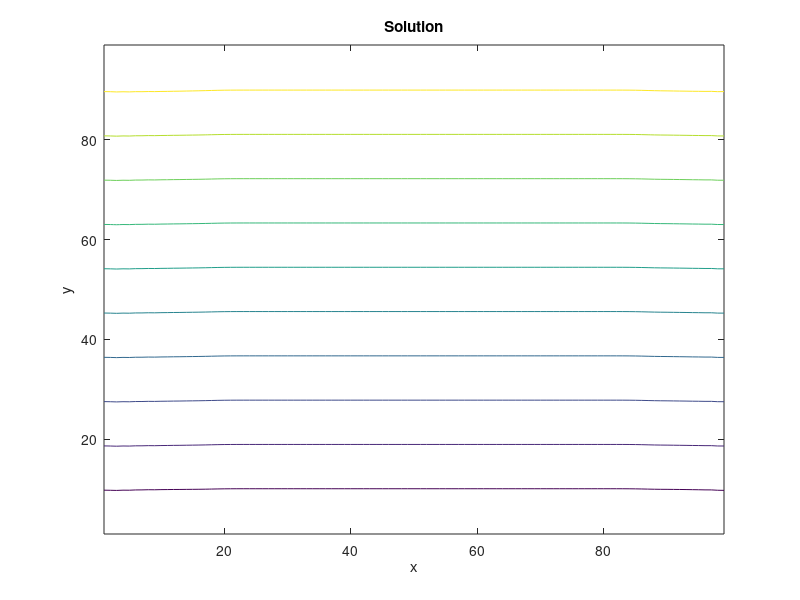

The MATLAB source for this figure:
clear;close all;clc;

% D2Q9 solver
% Simple channel.
% West: fixed-velocity inlet
% North: wall
% South: wall 
% East: fixed-velocity outlet.

addpath basic
addpath post

% Numerical input parameters.
nodes = [100, 100]; % x nodes, y nodes.
dh = 1; % dh = dx = dy.
timesteps = 30;
dt = 1; % timestep.

% Physical input parameters.
u0 = 0.1;
rho0 = 5;
alpha = 0.01;
Re = u0*nodes(1)/alpha;
disp(['Reynolds number: ' num2str(Re)]);

% Lattice link constants.
w = zeros(9,1);
w(1) = 4/9;
w(2:5) = 1/9;
w(6:9) = 1/36;
c = zeros(9,2);
c(1,:) = [0, 0];
c(2,:) = [1, 0];
c(3,:) = [0, 1];
c(4,:) = [-1, 0];
c(5,:) = [0, -1];
c(6,:) = [1, 1];
c(7,:) = [-1, 1];
c(8,:) = [-1, -1];
c(9,:) = [1, -1];

% Derived inputs.
omega = 1 / ( 3*alpha + 0.5 );

% Initialize.
rho = rho0*ones(nodes(2),nodes(1));
u = u0*ones(nodes(2),nodes(1));
v = zeros(nodes(2),nodes(1));
f = zeros(nodes(2),nodes(1),9);
feq = zeros(nodes(2),nodes(1),9);
% Wall BCs.
u(1,:) = 0;
v(1,:) = 0;
u(end,:) = 0;
v(end,:) = 0;

% Main loop.
reconstruction_time = 0;
collision_time = 0;
streaming_time = 0;
bc_time = 0;
for iter = 1:timesteps
    disp(['Running timestep ' num2str(iter)]);
    % Collision.
    tic;
    t1 = u.*u + v.*v;
    for k = 1:9
        t2 = c(k,1)*u + c(k,2)*v;
        feq(:,:,k) = w(k)*rho.*(1 + 3*t2 + 4.5*t2.^2 - 1.5*t1);
        f(:,:,k) = omega*feq(:,:,k)+(1-omega)*f(:,:,k);
    end
    collision_time = collision_time + toc;
    % Streaming.
    tic;
    f(:,2:end,2) = f(:,1:end-1,2); % East vector.
    f(2:end,:,3) = f(1:end-1,:,3); % North vector.
    f(:,1:end-1,4) = f(:,2:end,4); % West vector.
    f(1:end-1,:,5) = f(2:end,:,5); % South vector.
    f(2:end,2:end,6) = f(1:end-1,1:end-1,6); % Northeast vector.
    f(2:end,1:end-1,7) = f(1:end-1,2:end,7); % Northwest vector.
    f(1:end-1,1:end-1,8) = f(2:end,2:end,8); % Southwest vector.
    f(1:end-1,2:end,9) = f(2:end,1:end-1,9); % Southeast vector.
    streaming_time = streaming_time + toc;
    % BC.
    tic;
    % Only horizontal velocity.
    rho_west = ( 1 / ( 1 - u0 ) ) * ...
        ( f(2:end-1,1,1) + f(2:end-1,1,3) + f(2:end-1,1,5) + ...
        2*( f(2:end-1,1,4) + f(2:end-1,1,7) + f(2:end-1,1,8) ) );
    f(2:end-1,1,2) = f(2:end-1,1,4) + 2 / 3 * u0 * rho_west; % West inlet.
    f(2:end-1,1,6) = f(2:end-1,1,8) + u0 / 6 * rho_west; % West inlet.
    f(2:end-1,1,9) = f(2:end-1,1,7) + u0 / 6 * rho_west; % West inlet.
    rho_east = ( 1 / ( 1 + u0 ) ) * ...
        ( f(2:end-1,end,1) + f(2:end-1,end,3) + f(2:end-1,end,5) + ...
        2*( f(2:end-1,end,2) + f(2:end-1,end,6) + f(2:end-1,end,9) ) );
    f(2:end-1,end,4) = f(2:end-1,end,2) - 2/3*u0 * rho_east; % East inlet.
    f(2:end-1,end,8) = f(2:end-1,end,6) - u0/6 * rho_east; % East inlet.
    f(2:end-1,end,7) = f(2:end-1,end,9) - u0/6 * rho_east; % East inlet.
    f(1,:,3) = f(1,:,5); % South wall.
    f(1,:,6) = f(1,:,8); % South wall.
    f(1,:,7) = f(1,:,9); % South wall.
    f(end,:,5) = f(end,:,3); % North wall.
    f(end,:,9) = f(end,:,7); % North wall.
    f(end,:,8) = f(end,:,6); % North wall.
    bc_time = bc_time + toc;
    % Density and velocity reconstruction.
    tic;
    rho = sum(f,3);
    rho(2:end-1,1) = rho_west;
    rho(2:end-1,end) = rho_east;
    rho(1,:) = f(1,:,1) + f(1,:,2) + f(1,:,4) + ...
        2 * ( f(1,:,8) + f(1,:,5) + f(1,:,9) );
    rho(end,:) = f(end,:,1) + f(end,:,2) + f(end,:,4) + ...
        2 * ( f(end,:,7) + f(end,:,3) + f(end,:,6) );
    u(2:end-1,2:end-1) = 0;
    v(2:end-1,2:end-1) = 0;
    for k = 1:9
        u(2:end-1,2:end-1) = u(2:end-1,2:end-1) + c(k,1)*f(2:end-1,2:end-1,k);
        v(2:end-1,2:end-1) = v(2:end-1,2:end-1) + c(k,2)*f(2:end-1,2:end-1,k);
    end
    u(2:end-1,2:end-1) = u(2:end-1,2:end-1) ./ rho(2:end-1,2:end-1);
    v(2:end-1,2:end-1) = v(2:end-1,2:end-1) ./ rho(2:end-1,2:end-1);
    reconstruction_time = reconstruction_time + toc;
end

% Timing outputs.
total_time = reconstruction_time + collision_time + streaming_time + bc_time;
disp(['Solution reconstruction time (s): ' num2str(reconstruction_time)]);
disp(['Collision time (s): ' num2str(collision_time)]);
disp(['Streaming time (s): ' num2str(streaming_time)]);
disp(['BC time (s): ' num2str(bc_time)]);
disp(['Solution reconstruction fraction: ' num2str(reconstruction_time/total_time)]);
disp(['Collision fraction: ' num2str(collision_time/total_time)]);
disp(['Streaming fraction: ' num2str(streaming_time/total_time)]);
disp(['BC fraction: ' num2str(bc_time/total_time)]);

% Streamfunction calculation.
strf = zeros(nodes(2),nodes(1));
for i = 2:nodes(1)
    rho_av = 0.5*( rho(1,i-1) + rho(1,i) );
    strf(1,i) = strf(1,i-1) - 0.5*rho_av*( v(1,i-1) + v(1,i) );
    for j = 2:nodes(2)
        rho_m = 0.5 * ( rho(j,i) + rho(j-1,i) );
        strf(j,i) = strf(j-1,i) + 0.5*rho_m*( u(j-1,i) + u(j,i) );
    end
end

% Plotting results!
figure;
L = dh*[nodes(1)-1, nodes(2)-1] ; % x , y dimensions of physical domain.
x = linspace(0,L(1),nodes(1))';
y = linspace(0,L(2),nodes(2))';
[X, Y] = meshgrid(x,y);
contour(X(2:end,2:end), Y(2:end,2:end), strf(2:end,2:end));
title('Solution');
xlabel('x');
ylabel('y');


